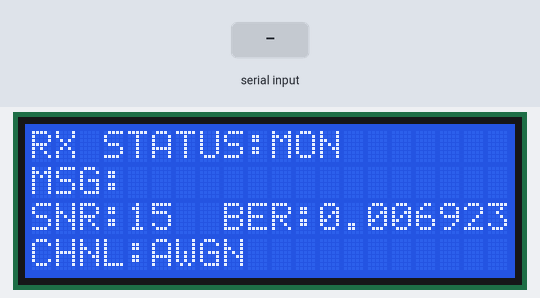
The sketch below on a simulated Arduino Uno, built with avr-gcc and run on an emulated ATmega328P. Parts: 20×4 character LCD. Inputs (shaded band) come from the test bench. Random numbers use the default seed unless the sketch sets one.

Above: at 4.3 s.
4.4 s: "CH:RAY\n" received over the second serial link
At 5.9 s:
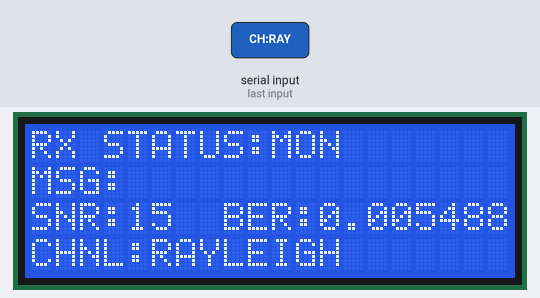
7.4 s: "H:45\n" received over the second serial link
At 7.8 s:
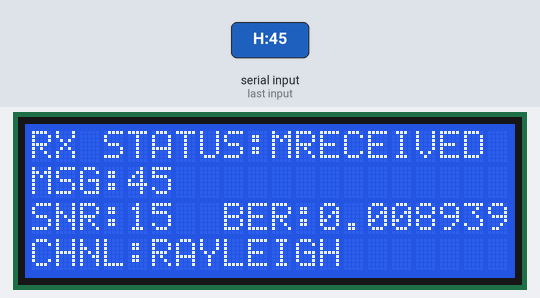
Timing chart, 0 to 10.4 s (numbered marks = the images above; inputs shaded):
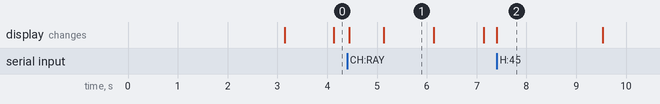

Measured:
- what the display in image 1 shows lasts 1.0 s, from 5.1 s to 6.1 s
- what the display in image 2 shows lasts 2.1 s, from 7.4 s to 9.5 s

The sketch:

RX.ino
```cpp
#include <LiquidCrystal.h>
#include <SoftwareSerial.h>

LiquidCrystal lcd(12, 11, 5, 4, 3, 2);
SoftwareSerial BT(7, 6);

// System state
unsigned long lastBERTime   = 0;
unsigned long lastPacketTime = 0;
bool  rayleighMode    = false;
int   currentSNR      = 15;
float currentBER      = 0.0001;
String currentModulation = "16QAM";
String currentFEC        = "HAM(7,4)";
String receivedData      = "";

// Error tracking
int totalBits     = 0;
int errorBits     = 0;
int correctedBits = 0;

// Measured BER — EMA of per-packet post-FEC residual errors
float measuredBER      = 0.0001;
const float BER_ALPHA  = 0.3;

// Live display state
String rxStatus       = "ON";
String lastReceivedMsg = "";
String currentChannel  = "AWGN";
unsigned long lastLCDupdate = 0;

// Modulation thresholds
const float THRESH_BPSK_UP = 0.0180;
const float THRESH_BPSK_DN = 0.0120;
const float THRESH_QPSK_UP = 0.0060;
const float THRESH_QPSK_DN = 0.0030;

// Pad a String to exactly `width` chars (truncate or right-pad with spaces)
String lcdPad(String s, int width) {
  s = s.substring(0, min((int)s.length(), width));
  while ((int)s.length() < width) s += ' ';
  return s;
}

void updateLiveDisplay() {
  // Write every field in place — NO lcd.clear() so there is no flicker

  // Row 0: "RX STATUS:XXXXXXXXX"  (col 0-9 label, col 11-19 status, 9 chars)
  lcd.setCursor(0,  0); lcd.print("RX STATUS:");
  lcd.setCursor(11, 0); lcd.print(lcdPad(rxStatus, 9));

  // Row 1: "MSG:XXXXXXXXXXXXXXXX"  (col 0-3 label, col 4-19 message, 16 chars)
  lcd.setCursor(0, 1); lcd.print("MSG:");
  lcd.setCursor(4, 1); lcd.print(lcdPad(lastReceivedMsg, 16));

  // Row 2: "SNR:XX  BER:0.XXXXXX"  (col 4-7 snr, col 12-19 ber, 8 chars)
  lcd.setCursor(0, 2); lcd.print("SNR:");
  lcd.setCursor(4, 2); lcd.print(lcdPad(String(currentSNR), 4));
  lcd.setCursor(8, 2); lcd.print("BER:");
  lcd.setCursor(12, 2); lcd.print(currentBER, 6);   // always 8 chars: "0.XXXXXX"

  // Row 3: "CHNL:XXXXXXXXXXXXXXX"  (col 5-19 channel, 15 chars)
  lcd.setCursor(0, 3); lcd.print("CHNL:");
  lcd.setCursor(5, 3); lcd.print(lcdPad(currentChannel, 15));
}

void setup() {
  lcd.begin(20, 4);
  BT.begin(9600);
  randomSeed(analogRead(A0));

  lcd.clear();
  lcd.setCursor(4, 0); lcd.print("*WELCOME*");
  lcd.setCursor(2, 1); lcd.print("BER ADAPTIVE SYS");
  lcd.setCursor(5, 2); lcd.print("RX READY!!!");
  delay(3000);

  updateLiveDisplay();

  // Announce via BT — TX forwards to Python
  BT.println("RX_CONTROLLER:READY");
}

String decideModulation(float ber) {
  if (currentModulation == "BPSK") {
    if (ber < THRESH_BPSK_DN) return "QPSK";
    return "BPSK";
  } else if (currentModulation == "QPSK") {
    if (ber > THRESH_BPSK_UP) return "BPSK";
    if (ber < THRESH_QPSK_DN) return "16QAM";
    return "QPSK";
  } else {
    if (ber > THRESH_BPSK_UP) return "BPSK";
    if (ber > THRESH_QPSK_UP) return "QPSK";
    return "16QAM";
  }
}

String addBitErrors(String data, float ber) {
  String result = "";
  totalBits = data.length() * 8;
  errorBits = 0;
  for (int i = 0; i < data.length(); i++) {
    char errored = data[i];
    for (int bit = 0; bit < 8; bit++) {
      if ((random(0, 10000) / 10000.0) < ber) {
        errored ^= (1 << bit);
        errorBits++;
      }
    }
    result += errored;
  }
  return result;
}

String applyFEC(const String& errored, const String& original, const String& fecType,
                int& corrected, int& residual) {
  corrected = 0;
  residual  = 0;
  String result = "";

  int pCorrect;
  if      (fecType == "CONV")     pCorrect = 95;
  else if (fecType == "HAM(7,4)") pCorrect = 85;
  else if (fecType == "REP3X")    pCorrect = 70;
  else                            pCorrect = 0;

  for (int i = 0; i < errored.length(); i++) {
    char ec = errored[i];
    char oc = (i < (int)original.length()) ? original[i] : ec;
    char rc = ec;
    for (int bit = 0; bit < 8; bit++) {
      bool wasFlipped = (((ec >> bit) & 1) != ((oc >> bit) & 1));
      if (wasFlipped) {
        if (random(0, 100) < pCorrect) {
          if ((oc >> bit) & 1) rc |=  (1 << bit);
          else                  rc &= ~(1 << bit);
          corrected++;
        } else {
          residual++;
        }
      }
    }
    result += rc;
  }
  return result;
}

// Hex-encode binary data so \r/\n/| bytes never corrupt the line protocol
String toHex(const String& s) {
  String result = "";
  for (int i = 0; i < s.length(); i++) {
    char buf[3];
    sprintf(buf, "%02X", (unsigned char)s[i]);
    result += buf;
  }
  return result;
}

void loop() {

  // 1. RECEIVE FROM TX VIA BLUETOOTH (data packets + forwarded commands from Python)
  while (BT.available()) {
    String msg = BT.readStringUntil('\n');
    msg.trim();
    if (msg.length() == 0) continue;

    // Data packet detection: H:=HAM, R:=REP3X, V:=CONV, P:=NONE
    bool isDataPacket = (msg.length() > 2 && msg[1] == ':' &&
                         (msg[0]=='H' || msg[0]=='R' ||
                          msg[0]=='V' || msg[0]=='P'));

    if (isDataPacket) {
      lastPacketTime = millis();
      receivedData   = msg.substring(2);

      String erroredData = addBitErrors(receivedData, currentBER);
      int corrected = 0, residual = 0;
      String correctedData = applyFEC(erroredData, receivedData, currentFEC,
                                       corrected, residual);
      correctedBits = corrected;

      if (totalBits > 0) {
        float postFecBER = (float)residual / (float)totalBits;
        measuredBER = BER_ALPHA * postFecBER + (1.0 - BER_ALPHA) * measuredBER;
        if (measuredBER < 0.0001) measuredBER = 0.0001;
        if (measuredBER > 0.05)   measuredBER = 0.05;
      }

      lastReceivedMsg = receivedData;
      rxStatus        = "RECEIVED";
      updateLiveDisplay();

      // Send telemetry via BT — binary fields hex-encoded to prevent \r/\n corruption
      BT.print("RX_DATA:"); BT.print(toHex(erroredData));
      BT.print("|"); BT.print(totalBits);
      BT.print("|"); BT.print(errorBits);
      BT.print("|"); BT.print(correctedBits);
      BT.print("|"); BT.println(residual);

      BT.print("RX_CORRECTED:"); BT.println(toHex(correctedData));
      BT.println("RX_RAW:" + receivedData);

      // Hold RECEIVED status briefly, watching for back-to-back packets
      unsigned long startTime = millis();
      while ((millis() - startTime) < 2000) {
        if (BT.available()) { startTime = millis(); break; }
        delay(10);
      }
      rxStatus = "ON";
      updateLiveDisplay();

    } else if (msg.startsWith("SNR:")) {
      currentSNR = msg.substring(4).toInt();
      if (currentSNR < 1)  currentSNR = 1;
      if (currentSNR > 25) currentSNR = 25;
      updateLiveDisplay();
      BT.print("RX_SNR_UPDATED:"); BT.println(currentSNR);

    } else if (msg == "CH:RAY") {
      rayleighMode  = true;
      currentChannel = "RAYLEIGH";
      updateLiveDisplay();
      BT.println("RX_CH_UPDATED:RAYLEIGH");

    } else if (msg == "CH:AWG") {
      rayleighMode  = false;
      currentChannel = "AWGN";
      updateLiveDisplay();
      BT.println("RX_CH_UPDATED:AWGN");

    } else if (msg.startsWith("FEC:")) {
      currentFEC = msg.substring(4);
      currentFEC.trim();
      BT.println("FEC:" + currentFEC);
    }
  }

  // 2. CALCULATE BER FROM SNR (every 1 second)
  if (millis() - lastBERTime > 1000) {
    lastBERTime = millis();

    if (currentSNR <= 5)
      currentBER = 0.018 + (5  - currentSNR) * 0.0006;
    else if (currentSNR <= 15)
      currentBER = 0.007 + (15 - currentSNR) * 0.0009;
    else
      currentBER = 0.0001 + (25 - currentSNR) * 0.0004;

    // ±35% multiplicative jitter — models real estimation noise
    float jitter = 1.0 + (random(-350, 350) / 1000.0);
    currentBER *= jitter;

    if (rayleighMode && random(0, 100) < 15) {
      currentBER += random(500, 2000) / 10000.0;
      if (currentBER > 0.05) currentBER = 0.05;
    }

    if (currentBER < 0.0001) currentBER = 0.0001;
    if (currentBER > 0.05)   currentBER = 0.05;

    updateLiveDisplay();

    // BER telemetry → TX1 → Python
    BT.print("BER:"); BT.println(currentBER, 6);

    // Adaptation: prefer measured BER; fall back to SNR estimate if TX quiet >10 s
    float berForDecision = ((millis() - lastPacketTime) < 10000UL)
                           ? measuredBER : currentBER;
    String newMod = decideModulation(berForDecision);
    if (newMod != currentModulation) {
      currentModulation = newMod;

      // MOD_DECISION → TX1 forwards to Python dashboard
      BT.print("MOD_DECISION:"); BT.println(currentModulation);

      // CMD_MOD → TX1 handles locally to update its own display
      BT.print("CMD_MOD:"); BT.println(currentModulation);

      BT.println("RX:SENT_MOD_TO_TX");
    }
  }

  // 3. Periodic LCD refresh when idle
  if (millis() - lastLCDupdate > 500) {
    lastLCDupdate = millis();
    if (rxStatus == "ON") updateLiveDisplay();
  }
}
```
